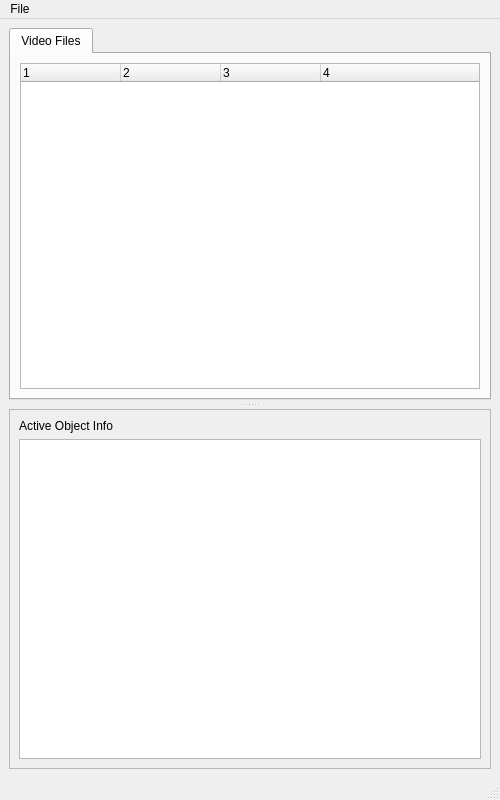
<?xml version="1.0" encoding="UTF-8"?>
<ui version="4.0">
 <class>MainObjectListsWindow</class>
 <widget class="QMainWindow" name="MainObjectListsWindow">
  <property name="geometry">
   <rect>
    <x>0</x>
    <y>0</y>
    <width>500</width>
    <height>800</height>
   </rect>
  </property>
  <property name="sizePolicy">
   <sizepolicy hsizetype="Preferred" vsizetype="MinimumExpanding">
    <horstretch>0</horstretch>
    <verstretch>0</verstretch>
   </sizepolicy>
  </property>
  <property name="minimumSize">
   <size>
    <width>400</width>
    <height>800</height>
   </size>
  </property>
  <property name="mouseTracking">
   <bool>true</bool>
  </property>
  <property name="windowTitle">
   <string>MainObjectListsWindow</string>
  </property>
  <property name="unifiedTitleAndToolBarOnMac">
   <bool>true</bool>
  </property>
  <widget class="QWidget" name="centralwidget">
   <layout class="QVBoxLayout" name="verticalLayout_3">
    <item>
     <widget class="QSplitter" name="mainVerticalSplitter">
      <property name="mouseTracking">
       <bool>true</bool>
      </property>
      <property name="orientation">
       <enum>Qt::Vertical</enum>
      </property>
      <property name="handleWidth">
       <number>9</number>
      </property>
      <widget class="QTabWidget" name="tabWidget">
       <property name="currentIndex">
        <number>0</number>
       </property>
       <widget class="QWidget" name="tab">
        <attribute name="title">
         <string>Video Files</string>
        </attribute>
        <layout class="QVBoxLayout" name="verticalLayout_4">
         <item>
          <widget class="QTreeWidget" name="treeWidget_VideoFiles">
           <property name="minimumSize">
            <size>
             <width>0</width>
             <height>141</height>
            </size>
           </property>
           <property name="columnCount">
            <number>4</number>
           </property>
           <column>
            <property name="text">
             <string notr="true">1</string>
            </property>
           </column>
           <column>
            <property name="text">
             <string notr="true">2</string>
            </property>
           </column>
           <column>
            <property name="text">
             <string notr="true">3</string>
            </property>
           </column>
           <column>
            <property name="text">
             <string notr="true">4</string>
            </property>
           </column>
          </widget>
         </item>
        </layout>
       </widget>
      </widget>
      <widget class="QFrame" name="frame">
       <property name="frameShape">
        <enum>QFrame::StyledPanel</enum>
       </property>
       <property name="frameShadow">
        <enum>QFrame::Raised</enum>
       </property>
       <layout class="QVBoxLayout" name="verticalLayout_2">
        <item>
         <layout class="QVBoxLayout" name="verticalLayout">
          <item>
           <widget class="QLabel" name="label">
            <property name="text">
             <string>Active Object Info</string>
            </property>
           </widget>
          </item>
          <item>
           <widget class="QTextBrowser" name="textBrowser_SelectedInfoBox"/>
          </item>
         </layout>
        </item>
       </layout>
      </widget>
     </widget>
    </item>
   </layout>
  </widget>
  <widget class="QMenuBar" name="menubar">
   <property name="geometry">
    <rect>
     <x>0</x>
     <y>0</y>
     <width>500</width>
     <height>21</height>
    </rect>
   </property>
   <widget class="QMenu" name="menuFile">
    <property name="title">
     <string>File</string>
    </property>
    <addaction name="actionLoad"/>
    <addaction name="actionSave"/>
    <addaction name="actionRefresh"/>
   </widget>
   <addaction name="menuFile"/>
  </widget>
  <widget class="QStatusBar" name="statusbar"/>
  <action name="actionLoad">
   <property name="text">
    <string>Load...</string>
   </property>
  </action>
  <action name="actionSave">
   <property name="text">
    <string>Save...</string>
   </property>
  </action>
  <action name="actionRefresh">
   <property name="text">
    <string>Refresh</string>
   </property>
  </action>
 </widget>
 <resources/>
 <connections/>
</ui>
